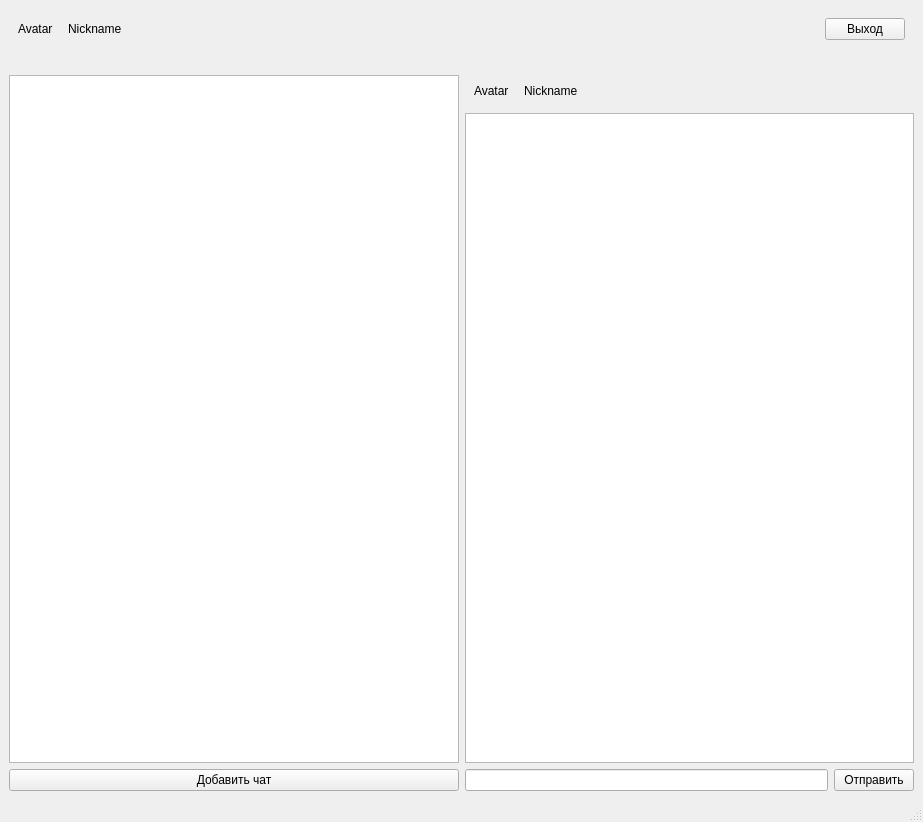
<?xml version="1.0" encoding="UTF-8"?>
<ui version="4.0">
 <class>MainWindow</class>
 <widget class="QMainWindow" name="MainWindow">
  <property name="geometry">
   <rect>
    <x>0</x>
    <y>0</y>
    <width>923</width>
    <height>822</height>
   </rect>
  </property>
  <property name="windowTitle">
   <string>MainWindow</string>
  </property>
  <widget class="QWidget" name="centralwidget">
   <layout class="QGridLayout" name="gridLayout">
    <item row="1" column="0">
     <widget class="QWidget" name="ownerProfileWidget" native="true">
      <layout class="QHBoxLayout" name="horizontalLayout_5">
       <property name="spacing">
        <number>15</number>
       </property>
       <item>
        <widget class="QLabel" name="ownerAvatarLabel">
         <property name="sizePolicy">
          <sizepolicy hsizetype="Fixed" vsizetype="Preferred">
           <horstretch>0</horstretch>
           <verstretch>0</verstretch>
          </sizepolicy>
         </property>
         <property name="text">
          <string>Avatar</string>
         </property>
        </widget>
       </item>
       <item>
        <widget class="QLabel" name="ownerNicknameLabel">
         <property name="sizePolicy">
          <sizepolicy hsizetype="Minimum" vsizetype="Preferred">
           <horstretch>0</horstretch>
           <verstretch>0</verstretch>
          </sizepolicy>
         </property>
         <property name="text">
          <string>Nickname</string>
         </property>
        </widget>
       </item>
       <item>
        <widget class="QPushButton" name="exitButton">
         <property name="sizePolicy">
          <sizepolicy hsizetype="Fixed" vsizetype="Fixed">
           <horstretch>0</horstretch>
           <verstretch>0</verstretch>
          </sizepolicy>
         </property>
         <property name="text">
          <string>Выход</string>
         </property>
        </widget>
       </item>
      </layout>
     </widget>
    </item>
    <item row="3" column="0">
     <layout class="QHBoxLayout" name="horizontalLayout">
      <item>
       <layout class="QVBoxLayout" name="verticalLayout_2">
        <item>
         <widget class="QListWidget" name="chatListWidget"/>
        </item>
        <item>
         <widget class="QPushButton" name="addChatButton">
          <property name="text">
           <string>Добавить чат</string>
          </property>
         </widget>
        </item>
       </layout>
      </item>
      <item>
       <layout class="QVBoxLayout" name="verticalLayout">
        <item>
         <widget class="QWidget" name="chatHeaderWidget" native="true">
          <property name="sizePolicy">
           <sizepolicy hsizetype="Minimum" vsizetype="Preferred">
            <horstretch>0</horstretch>
            <verstretch>0</verstretch>
           </sizepolicy>
          </property>
          <layout class="QHBoxLayout" name="horizontalLayout_4">
           <property name="spacing">
            <number>15</number>
           </property>
           <property name="sizeConstraint">
            <enum>QLayout::SetDefaultConstraint</enum>
           </property>
           <item>
            <widget class="QLabel" name="avatarLabel">
             <property name="sizePolicy">
              <sizepolicy hsizetype="Fixed" vsizetype="Preferred">
               <horstretch>0</horstretch>
               <verstretch>0</verstretch>
              </sizepolicy>
             </property>
             <property name="text">
              <string>Avatar</string>
             </property>
            </widget>
           </item>
           <item>
            <widget class="QLabel" name="nicknameLabel">
             <property name="sizePolicy">
              <sizepolicy hsizetype="Minimum" vsizetype="Preferred">
               <horstretch>0</horstretch>
               <verstretch>0</verstretch>
              </sizepolicy>
             </property>
             <property name="text">
              <string>Nickname</string>
             </property>
            </widget>
           </item>
          </layout>
         </widget>
        </item>
        <item>
         <widget class="QListView" name="chatListView"/>
        </item>
        <item>
         <layout class="QHBoxLayout" name="horizontalLayout_2">
          <item>
           <widget class="QLineEdit" name="messageLineEdit"/>
          </item>
          <item>
           <widget class="QPushButton" name="sendMessageButton">
            <property name="text">
             <string>Отправить</string>
            </property>
           </widget>
          </item>
         </layout>
        </item>
       </layout>
      </item>
     </layout>
    </item>
    <item row="2" column="0">
     <widget class="QLabel" name="connectionStatusLabel">
      <property name="text">
       <string/>
      </property>
     </widget>
    </item>
   </layout>
  </widget>
  <widget class="QMenuBar" name="menubar">
   <property name="geometry">
    <rect>
     <x>0</x>
     <y>0</y>
     <width>923</width>
     <height>21</height>
    </rect>
   </property>
  </widget>
  <widget class="QStatusBar" name="statusbar"/>
 </widget>
 <resources/>
 <connections/>
</ui>
